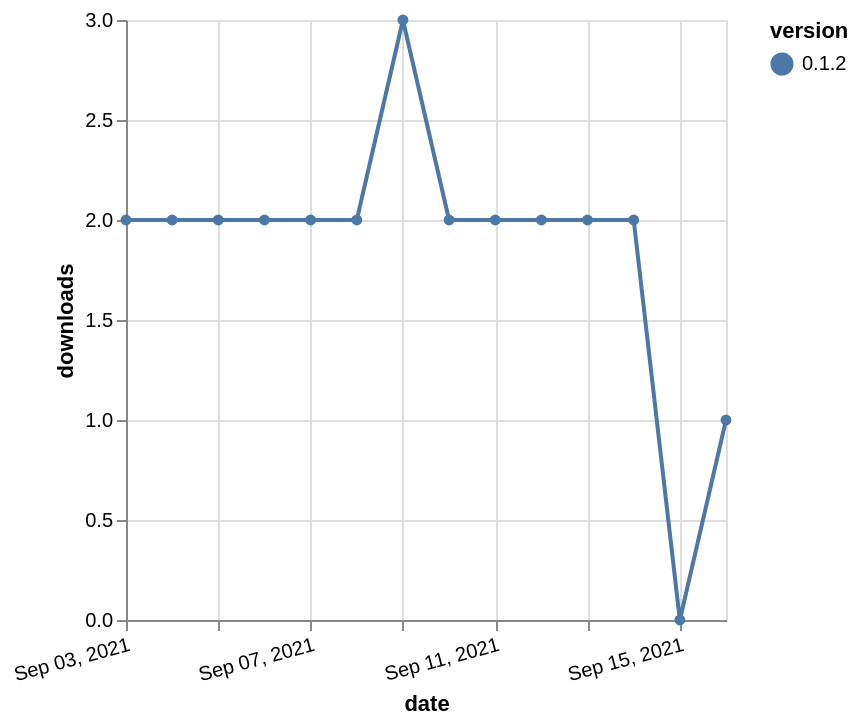

Vega-Lite specification stored for this chart:
### Vega-Lite specification from a JSON file in a GitHub repository (floating-point values rounded to 4 significant figures)
{"$schema": "https://vega.github.io/schema/vega-lite/v5.json", "description": "A simple bar chart with embedded data.", "data": {"values": [{"date": "2021-09-03", "total": 561, "delta": 2, "version": "0.1.2"}, {"date": "2021-09-04", "total": 563, "delta": 2, "version": "0.1.2"}, {"date": "2021-09-05", "total": 565, "delta": 2, "version": "0.1.2"}, {"date": "2021-09-06", "total": 567, "delta": 2, "version": "0.1.2"}, {"date": "2021-09-07", "total": 569, "delta": 2, "version": "0.1.2"}, {"date": "2021-09-08", "total": 571, "delta": 2, "version": "0.1.2"}, {"date": "2021-09-09", "total": 574, "delta": 3, "version": "0.1.2"}, {"date": "2021-09-10", "total": 576, "delta": 2, "version": "0.1.2"}, {"date": "2021-09-11", "total": 578, "delta": 2, "version": "0.1.2"}, {"date": "2021-09-12", "total": 580, "delta": 2, "version": "0.1.2"}, {"date": "2021-09-13", "total": 582, "delta": 2, "version": "0.1.2"}, {"date": "2021-09-14", "total": 584, "delta": 2, "version": "0.1.2"}, {"date": "2021-09-15", "total": 584, "delta": 0, "version": "0.1.2"}, {"date": "2021-09-16", "total": 585, "delta": 1, "version": "0.1.2"}]}, "width": "container", "mark": {"type": "line", "point": {"filled": true}}, "encoding": {"x": {"field": "date", "type": "temporal", "timeUnit": "yearmonthdate", "title": "date", "axis": {"labelAngle": -15}}, "y": {"field": "delta", "type": "quantitative", "title": "downloads"}, "color": {"field": "version", "type": "nominal"}, "tooltip": {"field": "delta"}}}
